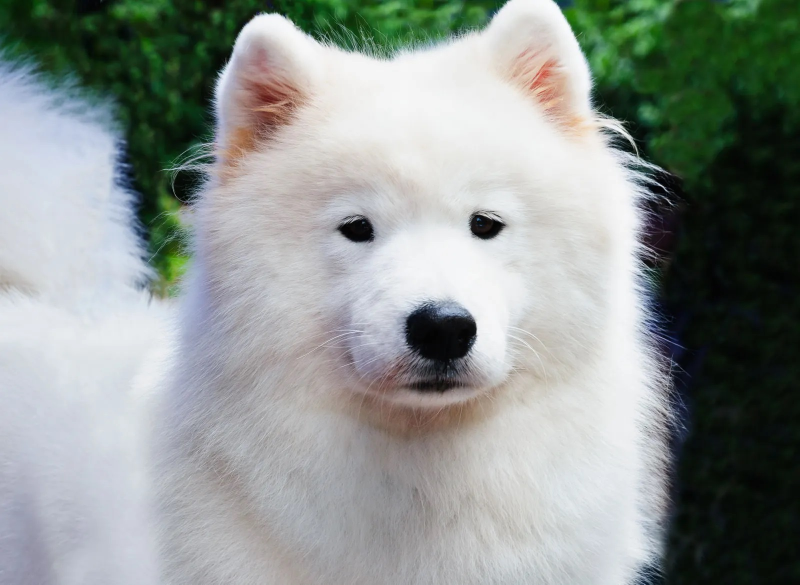
#> input picture Images/image.jpg, 1600 x 1169 px (shown at 1/2 size)
$ jupyter execute main.ipynb
#> lines starting #> are read from the running program, lines starting #| are printed output that depends on the picture
[cell 1]
import numpy as np
import thinkdsp
import cv2
#import thinkplot
from PIL import Image

class ImageToSoundConverter:
    def __init__(self, image_path):
        self.image_path = image_path
        self.image = None
        self.pixels = None
        self.wave = None

    def read_image(self):
        self.image = cv2.imread(self.image_path)
#> self.image is the input picture: shape (1169, 1600, 3); mean B, G, R 145.7, 149.2, 142.4
        # Convert to grayscale
        if self.image is not None:
            self.pixels = np.mean(self.image, axis=2)
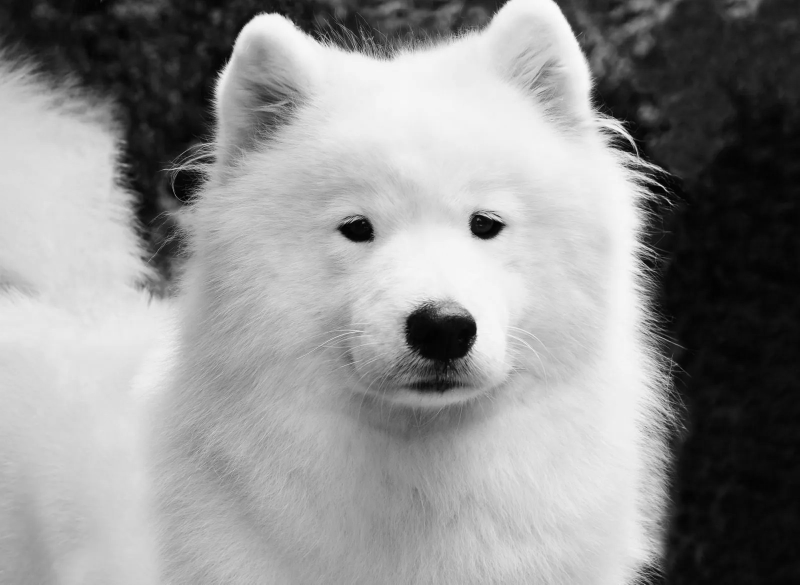
#> self.pixels: shape (1169, 1600) float64 (shown at 1/2 size); min 0, max 253.3, mean 145.8

    def grayscale_image(self):
        if self.image is not None:
            grayscale_image = cv2.cvtColor(self.image, cv2.COLOR_BGR2GRAY)
            self.pixels = np.array(grayscale_image)

    def show_image(self):
        if self.image is not None:
            cv2.imshow(self.image)

if __name__ == "__main__":
    image_to_sound = ImageToSoundConverter("./Images/image.jpg")
    image_to_sound.read_image()
    image_to_sound.grayscale_image()
    image_to_sound.show_image()
